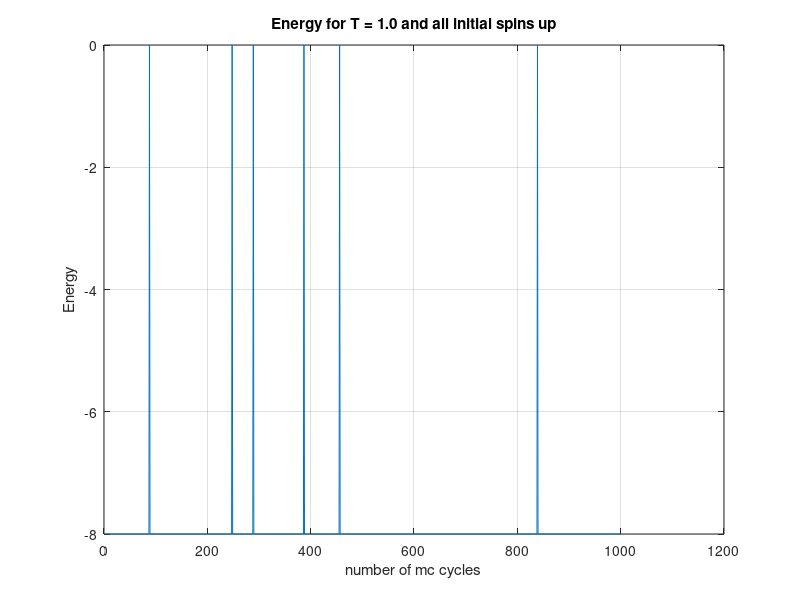
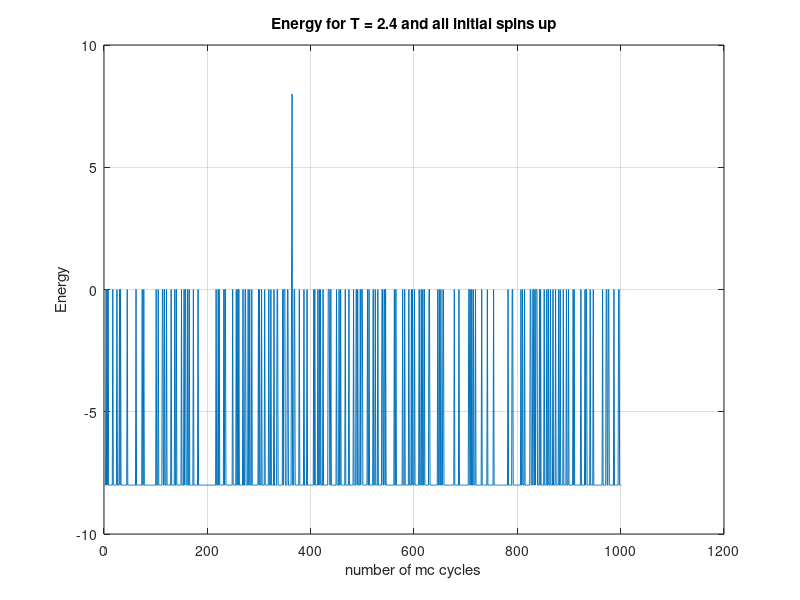
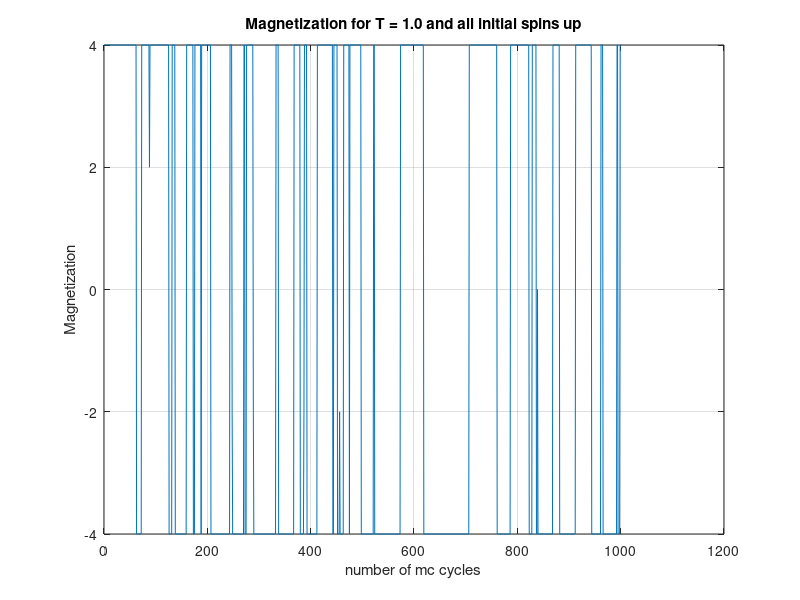
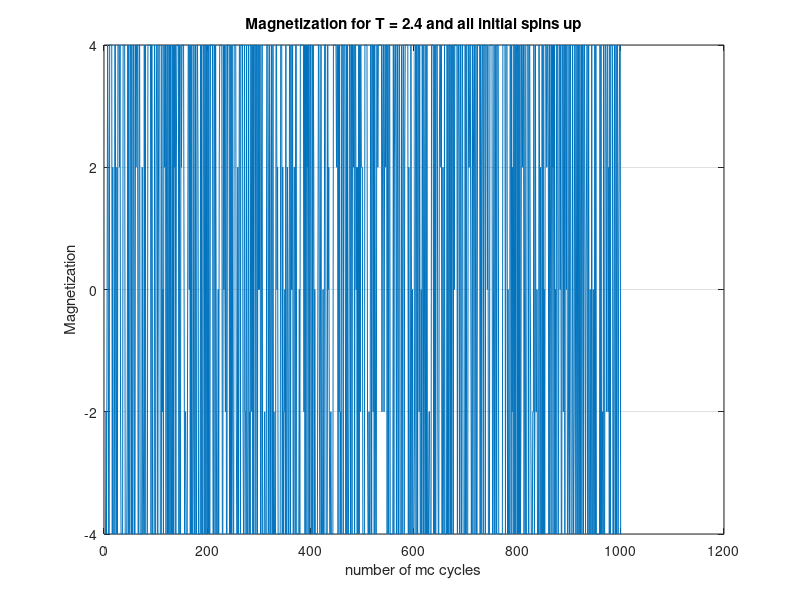

Write the MATLAB code that produced these figures, in order.
addpath('C:\Users\sande\OneDrive\Dokumenter\GitHub\Assigment-4\code\build-project4-Desktop_Qt_5_9_2_MSVC2017_64bit-Debug') %Change to build path

M = load('magnetization1.000000.txt'); %T = 1.0
mcM = linspace(1,length(M),length(M));
E = load('energy1.000000.txt'); %T = 1.0
mcE = linspace(1,length(E),length(E));
M2 = load('magnetization2.400000.txt'); %T = 2.4
mcM2 = linspace(1,length(M2),length(M2));
E2 = load('energy2.400000.txt'); %T = 2.4
mcE2 = linspace(1,length(E2),length(E2));
Acc = load('TempAcceptance.txt');
A = load('acceptanceMC1.000000.txt');
mcA = linspace(1,length(A),length(A));
A2 = load('acceptanceMC2.400000.txt');
mcA2 = linspace(1,length(A2),length(A2));

%%

% figure(1)
% histogram(E, mc)
% xlabel('mc cycles')
% ylabel('Energy')

%Energy plots
figure(2) %T = 1.0
plot(mcE,E)
%ylim([-820,-780])
grid on
xlabel('number of mc cycles')
ylabel('Energy')
title('Energy for T = 1.0 and all initial spins up')

figure(3) %T = 2.4
plot(mcE2,E2)
grid on
xlabel('number of mc cycles')
ylabel('Energy')
title('Energy for T = 2.4 and all initial spins up')

%Magnetization plots
figure(4) %T = 1.0
plot(mcM,M)
grid on
xlabel('number of mc cycles')
ylabel('Magnetization')
title('Magnetization for T = 1.0 and all initial spins up')

figure(5) %T = 2.4
plot(mcM2,-M2)
grid on
xlabel('number of mc cycles')
ylabel('Magnetization')
title('Magnetization for T = 2.4 and all initial spins up')

%Acceptance plot
figure(6)
plot(Acc(:,1),Acc(:,2))
grid on
xlabel('Temperature')
ylabel('Acceptance')
title('Acceptance for mcs = 1000 and random initial matrix')

figure(7)
plot(mcA,A)
grid on
xlabel('number of mc cycles')
ylabel('Acceptance')
title('Acceptance for T = 1.0 and random initial matrix')

figure(8)
plot(mcA2,A2)
grid on
xlabel('Number of mc cycles')
ylabel('Acceptance')
title('Acceptance for T = 2.4 and random initial matrix')


